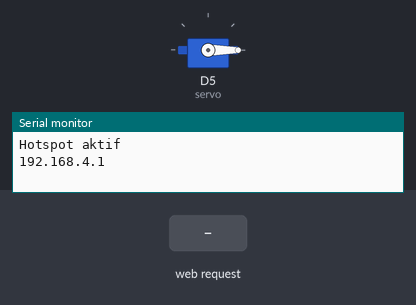
The sketch below on a simulated ESP8266 (NodeMCU). Shown: servo, the last lines printed to the serial monitor. Inputs (shaded band) come from the test bench. EEPROM starts erased.

Above: at 1.2 s.
1.3 s: HTTP request GET /feed received
At 1.7 s:
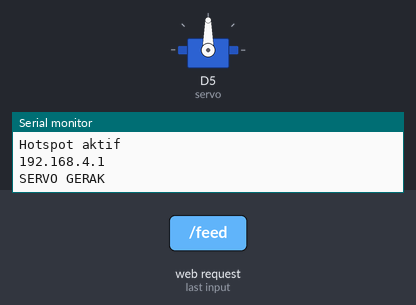
3.3 s: HTTP request GET /clearTime?slot=1 received
4.8 s: HTTP request GET /setTime?slot=1&hour=1&minute=1 received
Timing chart, 0 to 7.8 s (numbered marks = the images above; inputs shaded):
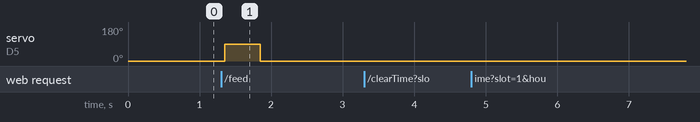

Measured:
- after the input at 1.3 s, servo on D5 (servo): 0° → 90° after 0.05 s, → 0° 0.50 s later

The sketch:

SmartAutomaticFishFeeder.ino
```cpp
#include <ESP8266WiFi.h>
#include <ESP8266WebServer.h>
#include <Servo.h>
#include <EEPROM.h>

Servo servo;
ESP8266WebServer server(80);

// ===== HOTSPOT =====
const char* ssid = "Project Beryl & Davinza";
const char* password = "12345678";

// ===== JADWAL =====
#define MAX_SCHEDULE 5
int feedHour[MAX_SCHEDULE];
int feedMinute[MAX_SCHEDULE];
bool scheduleActive[MAX_SCHEDULE];

// ===== WAKTU =====
int currentHour = 0;
int currentMinute = 0;
unsigned long lastMinuteTick = 0;

// ===== SERVO =====
unsigned long servoDuration = 500;  // default 500 ms

// ===== EEPROM =====
#define EEPROM_START 0

// ================= SERVO =================
void feedNow() {
  Serial.println("SERVO GERAK");
  servo.write(90);
  delay(servoDuration);
  servo.write(0);
}

// ================= EEPROM =================
void saveAllToEEPROM() {
  for (int i = 0; i < MAX_SCHEDULE; i++) {
    EEPROM.write(EEPROM_START + (i * 3), feedHour[i]);
    EEPROM.write(EEPROM_START + (i * 3) + 1, feedMinute[i]);
    EEPROM.write(EEPROM_START + (i * 3) + 2, scheduleActive[i]);
  }
  EEPROM.commit();
}

void loadFromEEPROM() {
  for (int i = 0; i < MAX_SCHEDULE; i++) {
    feedHour[i] = EEPROM.read(EEPROM_START + (i * 3));
    feedMinute[i] = EEPROM.read(EEPROM_START + (i * 3) + 1);
    scheduleActive[i] = EEPROM.read(EEPROM_START + (i * 3) + 2);

    if (feedHour[i] > 23 || feedMinute[i] > 59) {
      scheduleActive[i] = false;
    }
  }
}

// ================= HANDLER =================
void handleFeed() {
  server.send(200, "text/plain", "OK");  // kirim respon dulu
  delay(50);                             // beri waktu kirim data
  feedNow();                             // baru gerakkan servo
}

void handleSetTime() {
  if (server.hasArg("slot") && server.hasArg("hour") && server.hasArg("minute")) {

    int slot = server.arg("slot").toInt();

    if (slot >= 0 && slot < MAX_SCHEDULE) {

      feedHour[slot] = server.arg("hour").toInt();
      feedMinute[slot] = server.arg("minute").toInt();
      scheduleActive[slot] = true;

      saveAllToEEPROM();

      Serial.print("Slot ");
      Serial.print(slot + 1);
      Serial.print(" diset: ");
      Serial.print(feedHour[slot]);
      Serial.print(":");
      Serial.println(feedMinute[slot]);

      server.send(200, "text/plain", "JADWAL TERSIMPAN");
    }
  }
}

void handleClearTime() {
  if (server.hasArg("slot")) {

    int slot = server.arg("slot").toInt();

    if (slot >= 0 && slot < MAX_SCHEDULE) {

      scheduleActive[slot] = false;
      feedHour[slot] = 255;
      feedMinute[slot] = 255;

      saveAllToEEPROM();

      Serial.println("JADWAL DIHAPUS");

      server.send(200, "text/plain", "JADWAL DIHAPUS");
    }
  }
}

void handleSyncTime() {
  if (server.hasArg("hour") && server.hasArg("minute")) {

    currentHour = server.arg("hour").toInt();
    currentMinute = server.arg("minute").toInt();

    Serial.print("Waktu sinkron: ");
    Serial.print(currentHour);
    Serial.print(":");
    Serial.println(currentMinute);

    server.send(200, "text/plain", "WAKTU DISINKRON");
  }
}

void handleSetSpeed() {
  if (server.hasArg("durasi")) {

    servoDuration = server.arg("durasi").toInt();

    Serial.print("Durasi servo: ");
    Serial.println(servoDuration);

    server.send(200, "text/plain", "KECEPATAN DISET");
  }
}

// ================= SETUP =================
void setup() {
  Serial.begin(115200);

  EEPROM.begin(512);

  servo.attach(D5);
  servo.write(0);

  WiFi.softAP(ssid, password);

  Serial.println("Hotspot aktif");
  Serial.println(WiFi.softAPIP());

  loadFromEEPROM();

  server.on("/feed", handleFeed);
  server.on("/setTime", handleSetTime);
  server.on("/clearTime", handleClearTime);
  server.on("/syncTime", handleSyncTime);
  server.on("/setSpeed", handleSetSpeed);

  server.begin();
}

// ================= LOOP =================
void loop() {
  server.handleClient();

  // Hitung waktu setiap 1 menit
  if (millis() - lastMinuteTick >= 60000) {
    lastMinuteTick = millis();

    currentMinute++;

    if (currentMinute >= 60) {
      currentMinute = 0;
      currentHour++;
      if (currentHour >= 24) currentHour = 0;
    }

    Serial.print("Waktu: ");
    Serial.print(currentHour);
    Serial.print(":");
    Serial.println(currentMinute);
  }

  // Cek jadwal
  for (int i = 0; i < MAX_SCHEDULE; i++) {

    if (scheduleActive[i] &&
        currentHour == feedHour[i] &&
        currentMinute == feedMinute[i]) {

      Serial.print("WAKTU MAKAN SLOT ");
      Serial.println(i + 1);

      feedNow();

      scheduleActive[i] = false;  // supaya tidak double
      saveAllToEEPROM();
    }
  }
}
```
